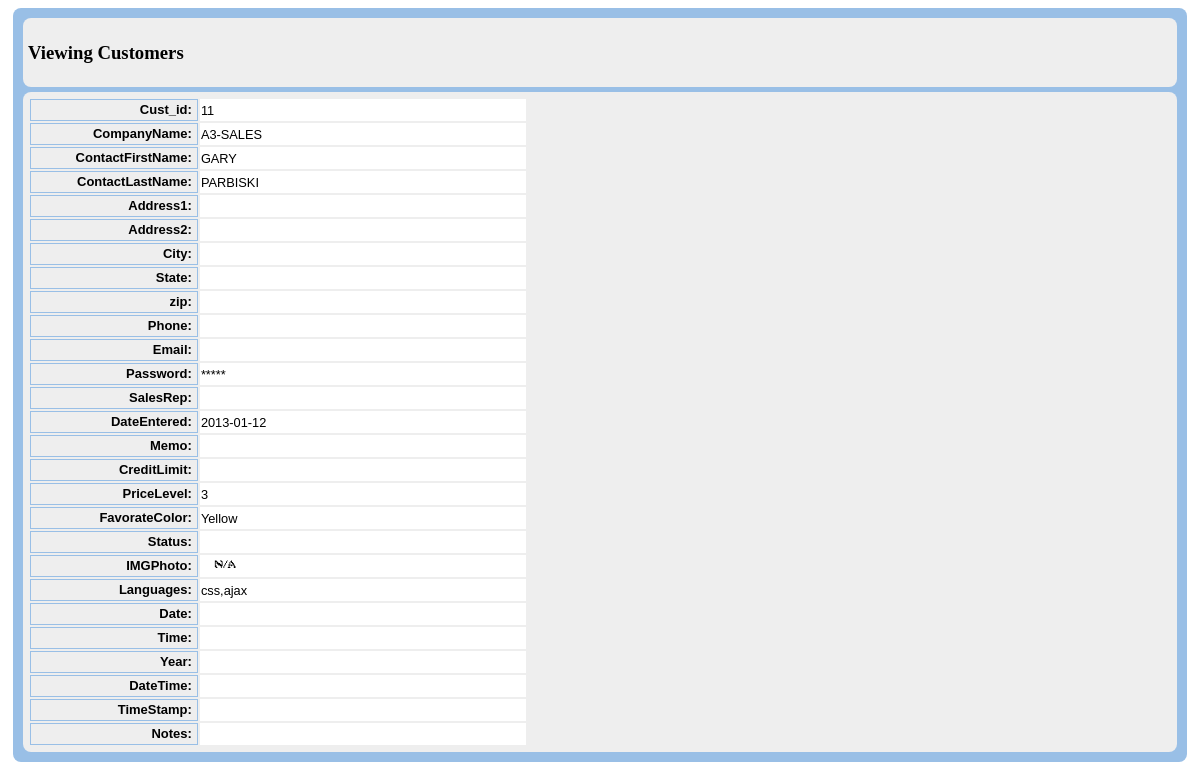
Screenshot of /db_View.php?id=11 with the database file from the repository.
### tables this page shows
CREATE TABLE IF NOT EXISTS `customers` (
  `Cust_id` int(11) NOT NULL AUTO_INCREMENT,
  `CompanyName` varchar(50) DEFAULT NULL,
  `ContactFirstName` varchar(50) DEFAULT NULL,
  `ContactLastName` varchar(50) DEFAULT NULL,
  `Address1` varchar(50) DEFAULT NULL,
  `Address2` varchar(50) DEFAULT NULL,
  `City` varchar(50) DEFAULT NULL,
  `State` varchar(50) DEFAULT NULL,
  `zip` varchar(15) DEFAULT NULL,
  `Phone` varchar(50) DEFAULT NULL,
  `Email` varchar(100) DEFAULT NULL,
  `Password` varchar(100) DEFAULT NULL,
  `SalesRep` varchar(11) DEFAULT NULL,
  `DateEntered` date DEFAULT NULL,
  `Memo` blob,
  `CreditLimit` double DEFAULT NULL,
  `PriceLevel` varchar(50) DEFAULT NULL,
  `FavorateColor` varchar(50) DEFAULT NULL,
  `Status` varchar(50) DEFAULT NULL,
  `IMGPhoto` varchar(255) DEFAULT NULL,
  `Languages` varchar(100) DEFAULT NULL,
  `Date` date DEFAULT NULL,
  `Time` time DEFAULT NULL,
  `Year` year(4) DEFAULT NULL,
  `DateTime` datetime DEFAULT NULL,
  `TimeStamp` timestamp NULL DEFAULT NULL,
  `Notes` longtext,
  PRIMARY KEY (`Cust_id`)
);

### includes/db_Config.php (called while the page is built, shortened)
<?php
$db_Table = 'customers';
$appTitle = 'Customers';
$dbCanView = 1;
$strDisplayView  =      "111111111111111111111111111";
?>

### includes/db_Language.php (called while the page is built, shortened)
<?php
$txtViewing = "Viewing";
?>

### includes/MeekroDB/meekrodb.2.1.class.php (called while the page is built, shortened)
<?php
class DB {
  protected static $mdb = null;
  public static function getMDB() {
    $mdb = DB::$mdb;
    if ($mdb === null) {
      $mdb = DB::$mdb = new MeekroDB();
    }
    return $mdb;
  }
  public static function queryFirstRow() { $args = func_get_args(); return call_user_func_array(array(DB::getMDB(), 'queryFirstRow'), $args); }
  public static function count() { $args = func_get_args(); return call_user_func_array(array(DB::getMDB(), 'count'), $args); }
  public static function columnList() { $args = func_get_args(); return call_user_func_array(array(DB::getMDB(), 'columnList'), $args); }
}
class MeekroDB {
  public $dbName = '';
  public $user = '';
  public $password = '';
  public $host = 'localhost';
  public $port = null;
  public $encoding = 'latin1';
  public $param_char = '%';
  public $named_param_seperator = '_';
  public $internal_mysql = null;
  public function __construct($host=null, $user=null, $password=null, $dbName=null, $port=null, $encoding=null) {
    if ($host === null) $host = DB::$host;
    if ($user === null) $user = DB::$user;
    if ($password === null) $password = DB::$password;
    if ($dbName === null) $dbName = DB::$dbName;
    if ($port === null) $port = DB::$port;
    if ($encoding === null) $encoding = DB::$encoding;
    $this->host = $host;
    $this->user = $user;
    $this->password = $password;
    $this->dbName = $dbName;
    $this->port = $port;
    $this->encoding = $encoding;
  }
  public function get() {
    $mysql = $this->internal_mysql;
    if ($mysql == null) {
      $mysql = new mysqli($this->host, $this->user, $this->password, $this->dbName, $this->port);
      $mysql->set_charset($this->encoding);
      $this->internal_mysql = $mysql;
    }
    return $mysql;
  }
  public function count() { $args = func_get_args(); return call_user_func_array(array($this, 'numRows'), $args); }
  protected function prependCall($function, $args, $prepend) {
    array_unshift($args, $prepend);
    return call_user_func_array($function, $args);
  }
  public function freeResult($result) {
    return $result->free();
  }
  public function columnList($table) {
    return $this->queryOneColumn('Field', "SHOW COLUMNS FROM $table");
  }
  public function parseQueryParamsNew() {
    $args = func_get_args();
    $sql = array_shift($args);
    $args_all = $args;
    $posList = array();
    $pos_adj = 0;
    $param_char_length = strlen($this->param_char);
    $named_seperator_length = strlen($this->named_param_seperator);
    $types = array(
      $this->param_char . 'll',
      $this->param_char . 'ls',
      $this->param_char . 'l',
      $this->param_char . 'li',
      $this->param_char . 'ld',
      $this->param_char . 'lb',
      $this->param_char . 's',
      $this->param_char . 'i',
      $this->param_char . 'd',
      $this->param_char . 'b',
      $this->param_char . 'ss'
    );
    foreach ($types as $type) {
      $lastPos = 0;
      while (($pos = strpos($sql, $type, $lastPos)) !== false) {
        $lastPos = $pos + 1;
        $posList[$pos] = $type;
      }
    }
    ksort($posList);
    foreach ($posList as $pos => $type) {
      $type = substr($type, $param_char_length);
      $length_type = strlen($type) + $param_char_length;
      $new_pos = $pos + $pos_adj;
      $new_pos_back = $new_pos + $length_type;
      if ($arg_number_length = strspn($sql, '0123456789', $new_pos_back)) {
        $arg_number = substr($sql, $new_pos_back, $arg_number_length);
        if (! isset($args_all[$arg_number])) $this->nonSQLError("Non existent argument reference (arg $arg_number): $sql");
        $arg = $args_all[$arg_number];
      } else {
        $arg = array_shift($args);
      }
      if (in_array($type, array('s', 'i', 'd', 'b', 'l'))) {
        $array_type = false;
        $arg = array($arg);
        $type = 'l' . $type;
      } else if ($type == 'ss') {
        $result = "'%" . $this->escape(str_replace(array('%', '_'), array('\%', '\_'), $arg)) . "%'";
      } else {
        $array_type = true;
        if (! is_array($arg)) $this->nonSQLError("Badly formatted SQL query: $sql -- expecting array, but didn't get one!");
      }
      if ($type == 'ls') $result = $this->wrapStr($arg, "'", true);
      else if ($type == 'li') $result = array_map('intval', $arg);
      else if ($type == 'ld') $result = array_map('floatval', $arg);
      else if ($type == 'lb') $result = array_map(array($this, 'formatTableName'), $arg);
      else if ($type == 'll') $result = $arg;
      else if (! $result) $this->nonSQLError("Badly formatted SQL query: $sql");
      if (is_array($result)) {
        if (! $array_type) $result = $result[0];
        else $result = '(' . implode(',', $result) . ')';
      }
      $sql = substr_replace($sql, $result, $new_pos, $length_type + $arg_number_length);
      $pos_adj += strlen($result) - ($length_type + $arg_number_length);
    }
    return $sql;
  }
  public function parseQueryParams() {
    $args = func_get_args();
    if (count($args) < 2) return $args[0];
    if (is_string($args[1]) && preg_match('/^[is]+$/', $args[1]) && substr_count($args[0], '?') > 0)
      return call_user_func_array(array($this, 'parseQueryParamsOld'), $args);
    else
      return call_user_func_array(array($this, 'parseQueryParamsNew'), $args);
  }
  public function queryUnbuf() { $args = func_get_args(); return $this->prependCall(array($this, 'queryHelper'), $args, 'unbuffered'); }
  protected function queryHelper() {
    $args = func_get_args();
    $type = array_shift($args);
    $is_buffered = ($type == 'buffered');
    $is_null = ($type == 'null');
    $sql = call_user_func_array(array($this, 'parseQueryParams'), $args);
    $db = $this->get();
    $result = $db->query($sql, $is_buffered ? MYSQLI_STORE_RESULT : MYSQLI_USE_RESULT);
    return $result;
  }
  public function queryAllRows() {
    $args = func_get_args();
    $query = call_user_func_array(array($this, 'queryUnbuf'), $args);
    $result = $this->fetchAllRows($query);
    return $result;
  }
  public function queryFirstRow() {
    $args = func_get_args();
    $query = call_user_func_array(array($this, 'queryUnbuf'), $args);
    $result = $this->fetchRow($query);
    return $result;
  }
  public function queryOneColumn() {
    $args = func_get_args();
    $column = array_shift($args);
    $results = call_user_func_array(array($this, 'queryAllRows'), $args);
    $ret = array();
    foreach ($results as $row) {
      $ret[] = $row[$column];
    }
    return $ret;
  }
  protected function checkError() {
    return false;
  }
  public function fetchRow($result = null) {
    return $result->fetch_assoc();
  }
  public function fetchAllRows($result = null) {
    $A = array();
    while ($row = $this->fetchRow($result)) {
      $A[] = $row;
    }
    return $A;
  }
}
?>

### includes/db_Functions.php (called while the page is built, shortened)
<?php
$arrFieldNames = DB::columnList($db_Table);
$intFieldCount = count($arrFieldNames);
?>

### db_View.php (the view, shortened to what this page needs)
<!DOCTYPE html>
<html lang="en">
<head>
<script type='text/javascript' src='includes/assets/jquery/jquery-migrate-1.1.1.js'></script><?php
$key = $_GET['id'];
require_once 'includes/db_Config.php';
require_once 'includes/db_Language.php';
require_once 'includes/db_Connection.php';
require_once 'includes/db_Functions.php';
if($dbCanView == 1){
?>
<link rel="stylesheet" type="text/css" href="includes/css/db_Style.css">
<?php
$record = DB::queryFirstRow("SELECT * FROM $db_Table WHERE $arrFieldNames[0]=%i", $key);
$FieldType = explode(',',$strFieldType);
echo "<body>";
echo "<div  class='main-view'>";
echo "<div  class='contents-view'>";
echo "<div  class='title'>";
echo "<h3>" . $txtViewing . " " . $appTitle. "</h3>";
echo "</div>";
echo "</div>";
echo "<div  class='contents-view'>";
echo "<table width='500pk'>";
	for ($i=0; $i<=$intFieldCount-1; $i++ ) {
			if (substr($strDisplayView,$i,1) == 1){
				if(!empty($FieldType[$i]) && $FieldType[$i] == 'checklist' || $FieldType[$i] == 'select2'){
					$data = @unserialize($record[$arrFieldNames[$i]]);
					if($data !== false || $record[$arrFieldNames[$i]] === 'b:0;'){
						$record[$arrFieldNames[$i]] = json_encode(unserialize($record[$arrFieldNames[$i]]));
						$remove = array('[', ']', '"');
						$record[$arrFieldNames[$i]] = str_replace($remove, "", $record[$arrFieldNames[$i]]);
					}
				}
					if(!empty($FieldType[$i]) && $FieldType[$i] == 'password'){
						$record[$arrFieldNames[$i]] = '*****';
					}
					if ($arrFieldNames[$i] == $ImageFieldName){
						if ($record[$arrFieldNames[$i]] == '')$record[$arrFieldNames[$i]] = 'includes/images/Pic-NA.png';
						$record[$arrFieldNames[$i]]='<img class="displayed" src="'.$record[$arrFieldNames[$i]].'" width="50">';
					}
					echo "<tr><td class='fieldname'>". $arrFieldNames[$i] . ":</td><td class='fieldvalue'>" . $record[$arrFieldNames[$i]] . "</td></tr>";
			}
	}
echo "</table>";
echo "</div>";
echo "</div>";
echo "</body>";
}
else
{
header("Location: noRights.php");
}
?>

### rows the page displays
customers: Cust_id "11", CompanyName "A3-SALES", ContactFirstName "GARY", ContactLastName "PARBISKI", DateEntered "2013-01-12", PriceLevel "3"

### other values shown
$txtViewing "Viewing"
$appTitle "Customers"
$arrFieldNames[$i] "Cust_id"
$arrFieldNames[$i] "CompanyName"
$arrFieldNames[$i] "ContactFirstName"
$arrFieldNames[$i] "ContactLastName"
$arrFieldNames[$i] "Address1"
$arrFieldNames[$i] "Address2"
$arrFieldNames[$i] "City"
$arrFieldNames[$i] "State"
$arrFieldNames[$i] "zip"
$arrFieldNames[$i] "Phone"
$arrFieldNames[$i] "Email"
$arrFieldNames[$i] "Password"
$record[$arrFieldNames[$i]] "*****"
